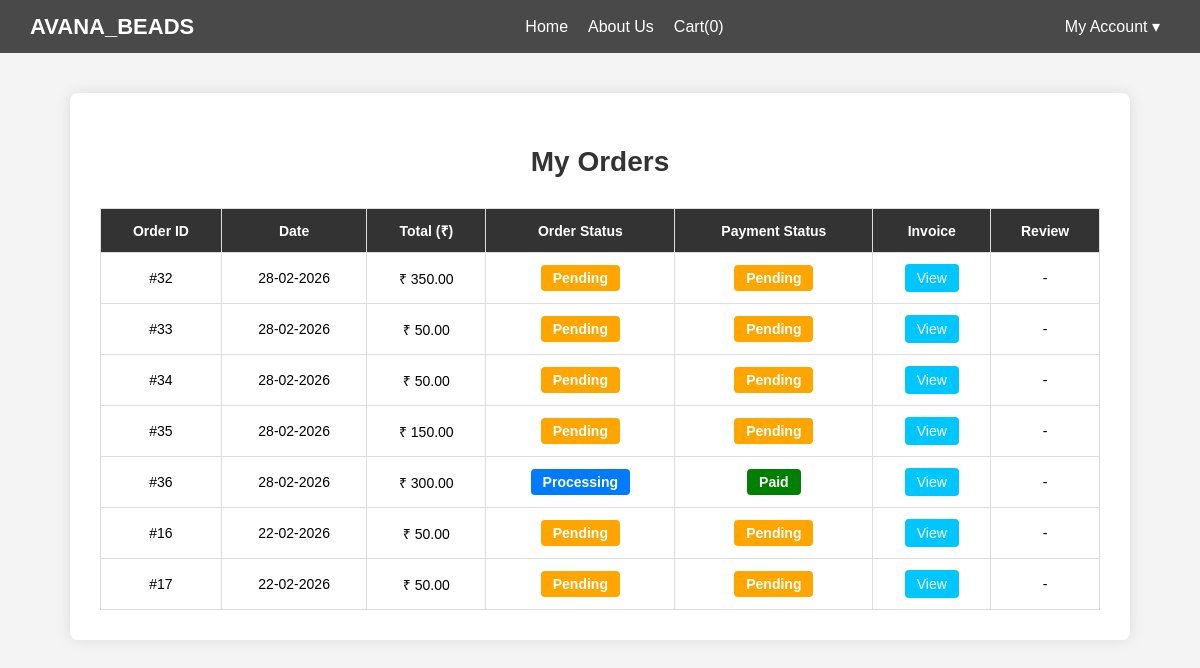
The app's page /login/my_orders.php (signed in) with its own data.
### tables this page shows
CREATE TABLE `orders` (
  `order_id` int(11) NOT NULL,
  `cust_id` int(11) DEFAULT NULL,
  `order_date` date DEFAULT curdate(),
  `order_status` varchar(50) DEFAULT NULL,
  `payment_method` varchar(50) DEFAULT NULL,
  `payment_status` varchar(50) DEFAULT NULL,
  `total_amount` decimal(10,2) DEFAULT NULL
);

### login/my_orders.php (the view, shortened to what this page needs)
<?php
include("customer_navbar.php");
$cust_id = $_SESSION['cust_id'];
$stmt = $conn->prepare("SELECT * FROM orders WHERE cust_id=? ORDER BY order_date DESC");
$stmt->bind_param("i", $cust_id);
$stmt->execute();
$result = $stmt->get_result();
?>
<!DOCTYPE html>
<html>
<head>
</head>
<body>
<div class="container">
    <h2>My Orders</h2>
    <?php if($result->num_rows > 0){ ?>
        <table>
            <tr>
                <th>Order ID</th>
                <th>Date</th>
                <th>Total (₹)</th>
                <th>Order Status</th>
                <th>Payment Status</th>
                <th>Invoice</th>
                <th>Review</th>
            </tr>
            <?php while($row = $result->fetch_assoc()){
                $order_status_class = "order-status-" . strtolower($row['order_status']);
                $payment_status_class = strtolower($row['payment_status']);
            ?>
                <tr>
                    <td>#<?php echo $row['order_id']; ?></td>
                    <td><?php echo date("d-m-Y", strtotime($row['order_date'])); ?></td>
                    <td>₹ <?php echo number_format($row['total_amount'], 2); ?></td>
                    <td>
                        <span class="status <?php echo $order_status_class; ?>">
                            <?php echo ucfirst($row['order_status']); ?>
                        </span>
                    </td>
                    <td>
                        <span class="status <?php echo $payment_status_class; ?>">
                            <?php echo ucfirst($row['payment_status']); ?>
                        </span>
                    </td>
                    <td>
                        <a class="btn" href="invoice.php?order_id=<?php echo $row['order_id']; ?>">
                            View
                        </a>
                    </td>
                    <td>
                        <?php
                        if(strtolower($row['order_status']) == 'completed'
                           && strtolower($row['payment_status']) == 'paid'){
                        ?>
                            <a class="review-btn"
                               href="add_review.php?order_id=<?php echo $row['order_id']; ?>">
                               Add Review
                            </a>
                        <?php
                        } else {
                            echo "-";
                        }
                        ?>
                    </td>
                </tr>
            <?php } ?>
        </table>
    <?php } else { ?>
        <div class="no-order">No orders found.</div>
    <?php } ?>
</div>
</body>
</html>

### login/my_orders.php (style rules this page uses)
body { font-family: Arial, sans-serif; background: #f4f4f4; margin: 0; padding: 0; }
.container { width: 90%; max-width: 1000px; margin: 40px auto; background: white; padding: 30px; border-radius: 8px; box-shadow: 0 0 15px rgba(0,0,0,0.1); }
h2 { text-align: center; margin-bottom: 30px; font-size: 28px; color: #333; }
table { width: 100%; border-collapse: collapse; }
th, td { padding: 12px 10px; border: 1px solid #ddd; text-align: center; font-size: 14px; }
th { background: #333; color: white; font-weight: 600; }
.status { font-weight: bold; padding: 5px 12px; border-radius: 4px; display: inline-block; }
.pending { background: orange; color: white; }
.paid { background: green; color: white; }
.order-status-pending { background: orange; color: white; }
.order-status-processing { background: #007bff; color: white; }
.btn { padding: 6px 12px; background: #00c6ff; color: white; text-decoration: none; border-radius: 4px; transition: 0.3s; }

### records on screen
orders: order_id "32", order_date "28-02-2026", total_amount "350.00", order_status "Pending", payment_status "Pending"
orders: order_id "33", order_date "28-02-2026", total_amount "50.00", order_status "Pending", payment_status "Pending"
orders: order_id "34", order_date "28-02-2026", total_amount "50.00", order_status "Pending", payment_status "Pending"
orders: order_id "35", order_date "28-02-2026", total_amount "150.00", order_status "Pending", payment_status "Pending"
orders: order_id "36", order_date "28-02-2026", total_amount "300.00", order_status "Processing", payment_status "Paid"
orders: order_id "16", order_date "22-02-2026", total_amount "50.00", order_status "Pending", payment_status "Pending"
orders: order_id "17", order_date "22-02-2026", total_amount "50.00", order_status "Pending", payment_status "Pending"

### other values on screen
$count "0"
